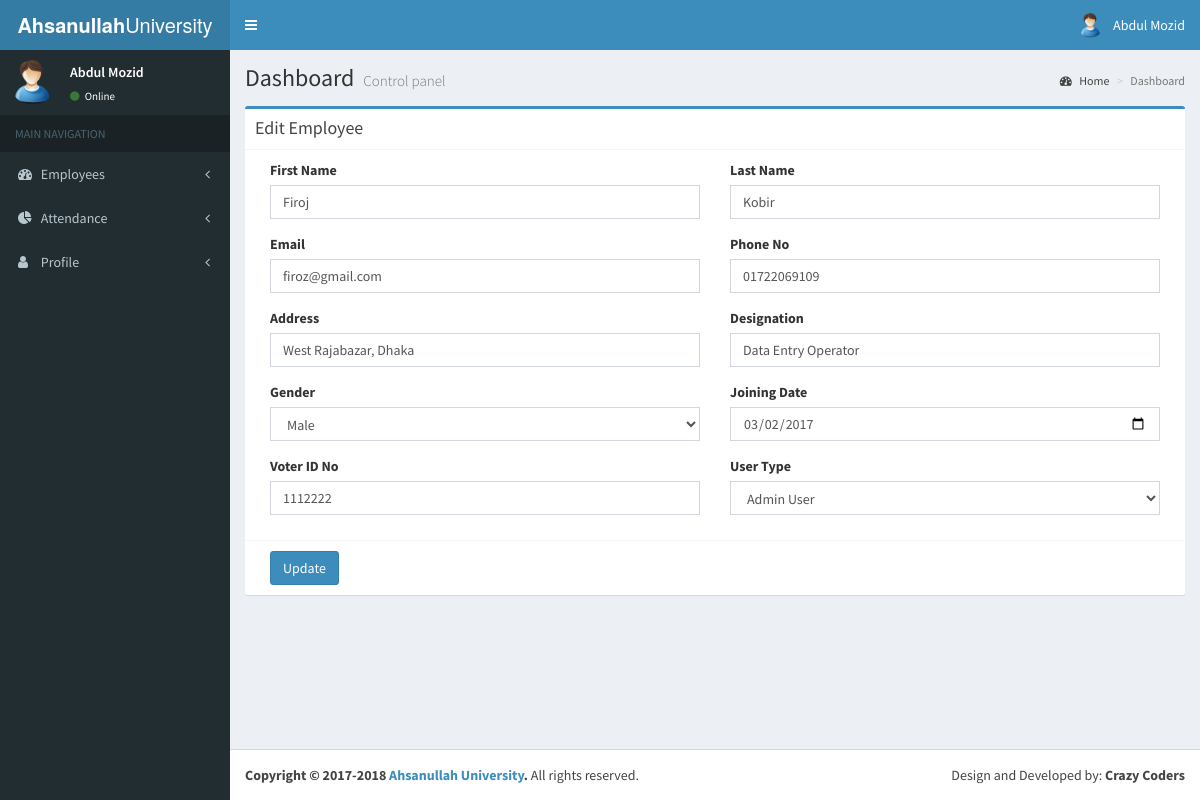
Screenshot of /emp_edit_employee.php?id=719074 (signed in) with the database file from the repository.
### tables this page shows
CREATE TABLE `employee` (
  `id` int(10) NOT NULL AUTO_INCREMENT,
  `first_name` varchar(100) DEFAULT NULL,
  `last_name` varchar(100) DEFAULT NULL,
  `email` varchar(100) DEFAULT NULL,
  `phone_no` varchar(11) DEFAULT NULL,
  `address` varchar(200) DEFAULT NULL,
  `designation` varchar(100) DEFAULT NULL,
  `gender` varchar(10) DEFAULT NULL,
  `joining_date` date DEFAULT NULL,
  `voter_id` varchar(20) DEFAULT NULL,
  `user_type` int(2) DEFAULT NULL,
  `password` varchar(50) DEFAULT NULL,
  `update_by` int(10) DEFAULT NULL,
  `insert_datetime` datetime DEFAULT NULL,
  PRIMARY KEY (`id`)
);

CREATE TABLE `user_type` (
  `id` int(2) NOT NULL AUTO_INCREMENT,
  `type` varchar(40) DEFAULT NULL,
  PRIMARY KEY (`id`)
);

### emp_edit_employee.php (the view, shortened to what this page needs)
<?php
if (!empty($_GET)) {
    $id = $_GET['id']/359537;
    $query = mysql_query("select * from employee where id='$id'");
    $row = mysql_fetch_array($query);
}
?>
<!DOCTYPE html>
<html>
    <head>
        <?php include 'shared/csslinks.php'; ?>
    </head>
    <body class="hold-transition skin-blue sidebar-mini">
        <div class="wrapper">
            <?php include "shared/header.php"; ?>
            <?php include "shared/navbar.php"; ?>
            <div class="content-wrapper">
                <section class="content-header">
                    <h1>
                        Dashboard
                        <small>Control panel</small>
                    </h1>
                    <ol class="breadcrumb">
                        <li><a href="#"><i class="fa fa-dashboard"></i> Home</a></li>
                        <li class="active">Dashboard</li>
                    </ol>
                </section>
                <section class="content">
                    <div class="row">
                        <div class="col-md-12">
                            <div class="box box-primary">
                                <div class="box-header with-border">
                                    <h3 class="box-title">Edit Employee</h3>
                                </div>
                                <form action="" method="POST" id="contact_form">
                                    <div class="box-body">
                                        <div class="col-md-6">
                                            <div class="form-group">
                                                <label for="fname">First Name</label>
                                                <input type="text" class="form-control" id="fname" name="fname" value="<?php echo $row['first_name']; ?>" placeholder="First Name">
                                            </div>
                                        </div>
                                        <div class="col-md-6">
                                            <div class="form-group">
                                                <label for="lname">Last Name</label>
                                                <input type="text" class="form-control" id="lname" name="lname" value="<?php echo $row['last_name']; ?>" placeholder="Last Name">
                                            </div>
                                        </div>
                                        <div class="col-md-6">
                                            <div class="form-group">
                                                <label for="email">Email</label>
                                                <input type="email" class="form-control" id="email" name="email" value="<?php echo $row['email']; ?>" placeholder="Enter email">
                                            </div>
                                        </div>
                                        <div class="col-md-6">
                                            <div class="form-group">
                                                <label for="phone_no">Phone No</label>
                                                <input type="number" class="form-control" id="phone_no" name="phone_no" value="<?php echo $row['phone_no']; ?>" placeholder="Phone No">
                                            </div>
                                        </div>
                                        <div class="col-md-6">
                                            <div class="form-group">
                                                <label for="address">Address</label>
                                                <input type="text" class="form-control" id="address" name="address" value="<?php echo $row['address']; ?>" placeholder="Address">
                                            </div>
                                        </div>
                                        <div class="col-md-6">
                                            <div class="form-group">
                                                <label for="designation">Designation</label>
                                                <input type="text" class="form-control" id="designation" name="designation" value="<?php echo $row['designation']; ?>" placeholder="Designation">
                                            </div>
                                        </div>
                                        <div class="col-md-6">
                                            <div class="form-group">
                                                <label for="gender">Gender</label>
                                                <select class="form-control" name="gender" id="gender">
                                                    <option value="Male"<?php if($row['gender']=='Male'){echo "selected";}?>>Male</option>
                                                </select>
                                            </div>
                                        </div>
                                        <div class="col-md-6">
                                            <div class="form-group">
                                                <label for="joining_date">Joining Date</label>
                                                <input type="date" class="form-control" id="joining_date" name="joining_date" value="<?php echo $row['joining_date']; ?>" placeholder="Joining Date">
                                            </div>
                                        </div>
                                        <div class="col-md-6">
                                            <div class="form-group">
                                                <label for="voter_id">Voter ID No</label>
                                                <input type="number" class="form-control" id="voter_id" name="voter_id" value="<?php echo $row['voter_id']; ?>" placeholder="Voter ID No">
                                            </div>
                                        </div>
                                        <div class="col-md-6">
                                            <div class="form-group">
                                                <label for="user_type">User Type</label>
                                                <select class="form-control" id="user_type" name="user_type">
                                                    <?php
                                                    $query = mysql_query("select * from user_type order by id asc");
                                                    while ($row2 = mysql_fetch_array($query)) {
                                                        ?>
                                                        <option value="<?= $row2['id']; ?>" <?php if ($row['user_type'] == $row2['id']) {
                                                        echo "selected";
                                                    } ?>><?= $row2['type']; ?></option>
<?php } ?>
                                                </select>
                                            </div>
                                        </div>
                                    </div>
                                    <div class="box-footer">
                                        <div class="col-md-12">
                                            <input type="submit" class="btn btn-primary" name="save" value="Update">
                                        </div>
                                    </div>
                                </form>
                            </div>
                        </div>
                    </div>
                </section>
            </div>
<?php include "shared/footer.php"; ?>
        </div>
    </body>
</html>

### rows the page displays
employee: fname "Firoj", lname "Kobir", email "firoz@gmail.com", phone_no "01722069109", address "West Rajabazar, Dhaka", designation "Data Entry Operator", gender "Male", joining_date "03/02/2017", voter_id "1112222", user_type "Admin User"

### other values shown
$_SESSION['name'] "Abdul Mozid"
